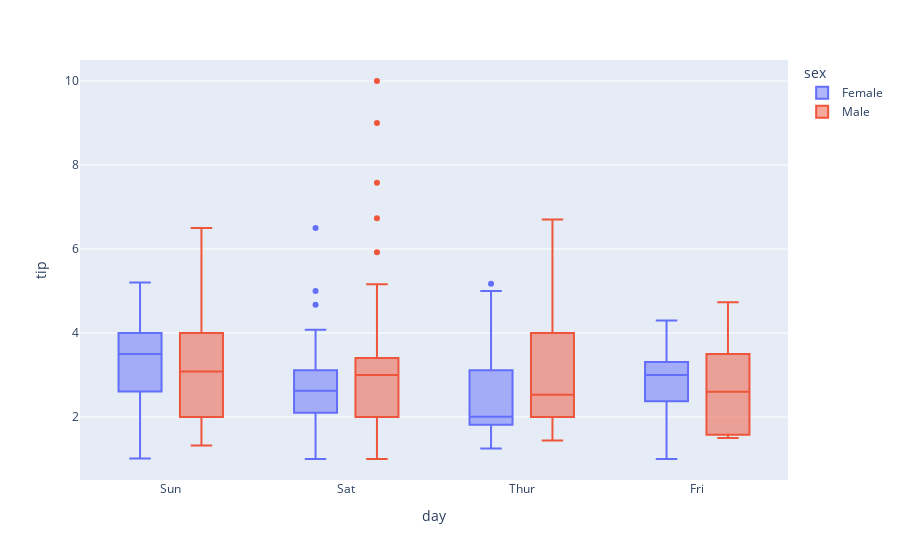

This figure's notebook cell:
### Code cell
#Grouped plots
fig = px.box(data_tips, x = 'day', y = 'tip', color = 'sex') #Group it based on a parameter
fig

### Figure 1 — Plotly figure (JSON) as saved in the notebook; plotly's stock layout.template omitted (floating-point values rounded to 4 significant figures; data arrays with more than 128 entries replaced by an {"elided": "..."} marker saying what was removed)
{"data": [{"alignmentgroup": "True", "hovertemplate": "sex=Female<br>day=%{x}<br>tip=%{y}<extra></extra>", "legendgroup": "Female", "marker": {"color": "#636efa"}, "name": "Female", "notched": false, "offsetgroup": "Female", "orientation": "v", "showlegend": true, "type": "box", "x": ["Sun", "Sun", "Sun", "Sun", "Sun", "Sun", "Sat", "Sat", "Sat", "Sat", "Sat", "Sat", "Sun", "Sun", "Sat", "Sat", "Sat", "Sat", "Sat", "Sat", "Sat", "Thur", "Thur", "Fri", "Fri", "Fri", "Fri", "Fri", "Sat", "Sat", "Sat", "Sat", "Sat", "Sun", "Sun", "Thur", "Thur", "Thur", "Thur", "Thur", "Thur", "Thur", "Thur", "Thur", "Thur", "Thur", "Thur", "Thur", "Thur", "Thur", "Thur", "Thur", "Thur", "Thur", "Thur", "Thur", "Thur", "Sun", "Sun", "Sun", "Sun", "Sun", "Sat", "Sat", "Sun", "Sun", "Sun", "Thur", "Thur", "Thur", "Thur", "Thur", "Thur", "Thur", "Sat", "Sat", "Sat", "Sat", "Sat", "Fri", "Fri", "Fri", "Fri", "Sat", "Sat", "Sat", "Thur"], "x0": " ", "xaxis": "x", "y": [1.01, 3.61, 5, 3.02, 1.67, 3.5, 2.75, 2.23, 3, 3, 2.45, 3.07, 2.6, 5.2, 1.5, 2.47, 1, 3, 3.14, 5, 2.2, 1.83, 5.17, 1, 4.3, 3.25, 2.5, 3, 2.5, 3.48, 4.08, 4, 1, 4, 3.5, 1.5, 1.8, 2.92, 1.68, 2.52, 4.2, 2, 2, 2.83, 1.5, 2, 3.25, 1.25, 2, 2, 2.75, 3.5, 5, 2.3, 1.5, 1.36, 1.63, 5.14, 3.75, 2.61, 2, 3, 1.61, 2, 4, 3.5, 3.5, 4.19, 5, 2, 2.01, 2, 2.5, 3.23, 2.23, 2.5, 6.5, 1.1, 3.09, 3.48, 3, 2.5, 2, 2.88, 4.67, 2, 3], "y0": " ", "yaxis": "y"}, {"alignmentgroup": "True", "hovertemplate": "sex=Male<br>day=%{x}<br>tip=%{y}<extra></extra>", "legendgroup": "Male", "marker": {"color": "#EF553B"}, "name": "Male", "notched": false, "offsetgroup": "Male", "orientation": "v", "showlegend": true, "type": "box", "x": {"elided": "157 str values"}, "x0": " ", "xaxis": "x", "y": {"elided": "157 float values"}, "y0": " ", "yaxis": "y"}], "layout": {"boxmode": "group", "legend": {"title": {"text": "sex"}, "tracegroupgap": 0}, "margin": {"t": 60}, "xaxis": {"anchor": "y", "domain": [0, 1], "title": {"text": "day"}}, "yaxis": {"anchor": "x", "domain": [0, 1], "title": {"text": "tip"}}}}
